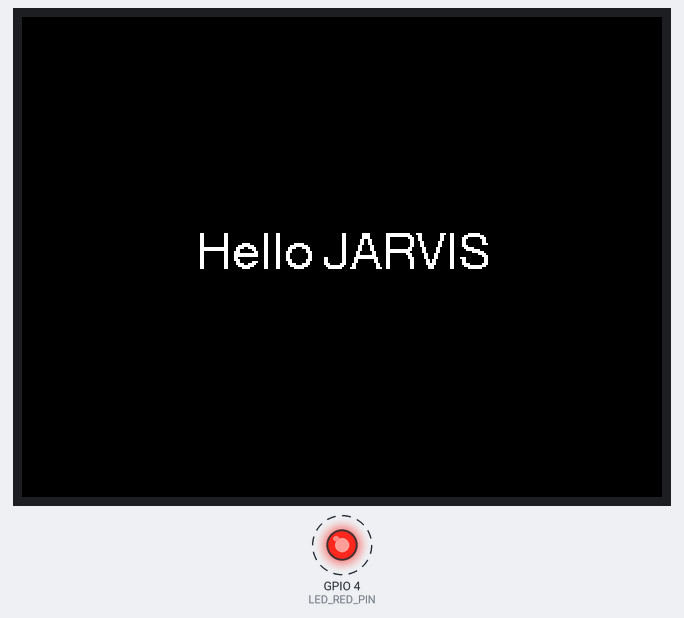
A program run on a simulated ESP32. Shown: 320×240 colour display, output pins drawn as LEDs (lit = HIGH). Dashed ring = blinking. What the program prints to the serial monitor is not drawn.

Above: at 0.38 s.
Timing chart, 0 to 130.0 s (numbered marks = the images above):
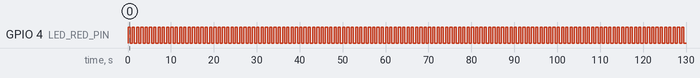

Measured:
- by itself, GPIO 4 (LED_RED_PIN): alternates HIGH for 0.50 s and LOW for 0.50 s

The program:

main.cpp
```cpp
#include <Arduino.h>
#include <TFT_eSPI.h>  // Display library; pins/driver come from platformio.ini build_flags

// ---------- Heartbeat LED ----------
constexpr uint32_t BLINK_INTERVAL_MS     = 500;   // LED toggles every 0.5 s
constexpr uint32_t SERIAL_HEARTBEAT_MS   = 5000;  // Serial "alive" print every 5 s
constexpr uint8_t  LED_RED_PIN           = 4;
constexpr uint8_t  LED_ON  = LOW;   // Active-LOW: pin at 0 V lets current flow, so the LED lights
constexpr uint8_t  LED_OFF = HIGH;  // Pin at 3.3 V = no voltage difference, so the LED stays dark

// ---------- Display ----------
TFT_eSPI tft = TFT_eSPI();  // Global so both setup() and loop() can use it

void setup() {
    Serial.begin(115200);
    Serial.println("Boot OK");

    pinMode(LED_RED_PIN, OUTPUT);
    digitalWrite(LED_RED_PIN, LED_OFF);  // Start in a known state, never assume

    // 1) Turn the screen on FIRST, then configure it
    tft.init();

    // 2) Rotation: 0/2 = portrait, 1/3 = landscape. 3 = landscape, flipped 180° from 1
    tft.setRotation(3);

    // 3) Wipe whatever random pixels were there at power-up
    tft.fillScreen(TFT_BLACK);

    // 4) Text: white letters ON a black box, so redraws overwrite cleanly (no flicker)
    tft.setTextColor(TFT_WHITE, TFT_BLACK);

    // 5) MC_DATUM = "Middle Center": x,y now marks the CENTER of the text, not its top-left
    tft.setTextDatum(MC_DATUM);

    // 6) Center of a 320x240 landscape screen is (160, 120). Last arg = font NUMBER 4
    tft.drawString("Hello JARVIS", tft.width() / 2, tft.height() / 2, 4);

    // 7) Last line of setup: if you don't see this in serial, the display code hung above
    Serial.println("Display init done");
}

void loop() {
    uint32_t now = millis();

    // --- LED heartbeat ---
    static uint32_t lastBlinkTime = 0;  // static = remembers its value between loop() runs
    static bool ledIsOn = false;

    if (now - lastBlinkTime >= BLINK_INTERVAL_MS) {
        lastBlinkTime = now;
        ledIsOn = !ledIsOn;
        digitalWrite(LED_RED_PIN, ledIsOn ? LED_ON : LED_OFF);
    }

    // --- Serial heartbeat (slow, so it doesn't bury real messages) ---
    static uint32_t lastSerialBeat = 0;
    if (now - lastSerialBeat >= SERIAL_HEARTBEAT_MS) {
        lastSerialBeat = now;
        Serial.println("[heartbeat] alive");
    }
}
```
